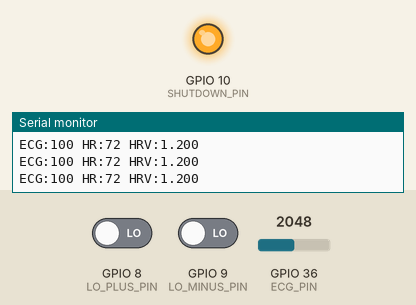
Recording of a program running on a simulated ESP32. Parts: output pins drawn as LEDs (lit = HIGH), the last lines printed to the serial monitor. Inputs (shaded band) come from the test bench; at power-on: GPIO 8 (LO_PLUS_PIN) LOW, GPIO 9 (LO_MINUS_PIN) LOW, GPIO 36 (ECG_PIN) = 2048.

Above: at 1.2 s.
1.3 s: GPIO 8 (LO_PLUS_PIN) driven HIGH
At 2.5 s:
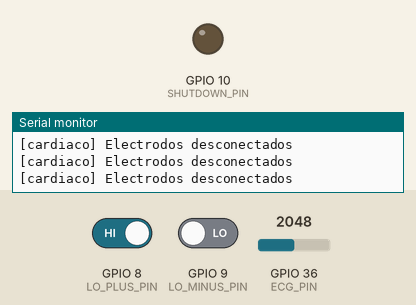
2.8 s: GPIO 8 (LO_PLUS_PIN) driven LOW
At 4.0 s:
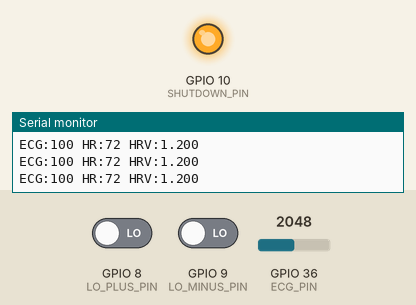
4.3 s: GPIO 9 (LO_MINUS_PIN) driven HIGH
At 5.0 s:
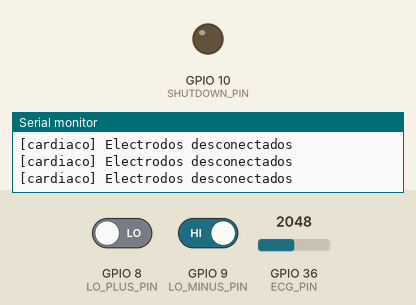
Timing chart, 0 to 7.3 s (numbered marks = the images above; inputs shaded):
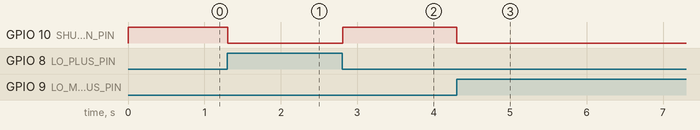

The program:

main.cpp
```cpp
// Monitor cardiaco AD8232 para ESP32
// Unifica heart.ino y sketch_oct16b.ino corrigiendo inconsistencias de pines

#define LO_PLUS_PIN   8
#define LO_MINUS_PIN  9
#define ECG_PIN       A0
#define SHUTDOWN_PIN  10

#define THRESHOLD     100
#define WINDOW_MS     10000
#define MIN_PEAK_GAP  300

int count = 0;
bool flag = false;
long instance1 = 0;
double hr = 72;
double hrv = 0;
double interval = 0;
unsigned long timer = 0;

void setup() {
  Serial.begin(115200);
  pinMode(LO_PLUS_PIN, INPUT);
  pinMode(LO_MINUS_PIN, INPUT);
  pinMode(SHUTDOWN_PIN, OUTPUT);
  digitalWrite(SHUTDOWN_PIN, LOW);
  Serial.println("[cardiaco] Monitor AD8232 listo");
}

void loop() {
  if (digitalRead(LO_PLUS_PIN) == 1 || digitalRead(LO_MINUS_PIN) == 1) {
    Serial.println("[cardiaco] Electrodos desconectados");
    digitalWrite(SHUTDOWN_PIN, LOW);
    delay(100);
    return;
  }

  digitalWrite(SHUTDOWN_PIN, HIGH);
  int raw = analogRead(ECG_PIN);
  int value = map(raw, 250, 400, 0, 100);
  value = constrain(value, 0, 100);

  if (value > THRESHOLD && !flag) {
    count++;
    flag = true;
    interval = micros() - instance1;
    instance1 = micros();
  } else if (value <= THRESHOLD) {
    flag = false;
  }

  if (millis() - timer >= WINDOW_MS) {
    hr = count * 6;
    timer = millis();
    count = 0;
  }

  hrv = (hr / 60.0) - (interval / 1000000.0);

  Serial.printf("ECG:%d HR:%.0f HRV:%.3f\n", value, hr, hrv);
  delay(1);
}
```

Measured:
- after the input at 1.3 s, GPIO 10 (SHUTDOWN_PIN): HIGH → LOW at once
- after the input at 2.8 s, GPIO 10 (SHUTDOWN_PIN): LOW → HIGH at once
- after the input at 4.3 s, GPIO 10 (SHUTDOWN_PIN): HIGH → LOW at once
